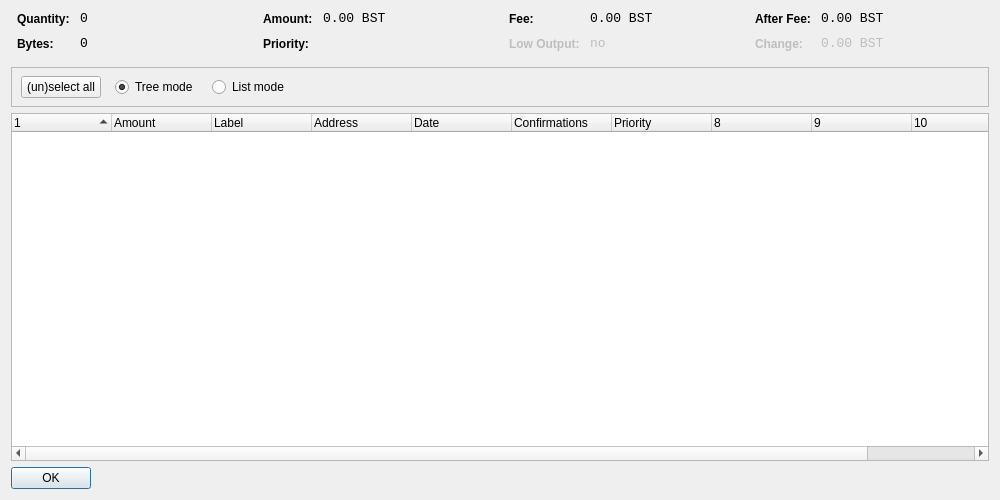
<?xml version="1.0" encoding="UTF-8"?>
<ui version="4.0">
 <class>CoinControlDialog</class>
 <widget class="QDialog" name="CoinControlDialog">
  <property name="geometry">
   <rect>
    <x>0</x>
    <y>0</y>
    <width>1000</width>
    <height>500</height>
   </rect>
  </property>
  <property name="windowTitle">
   <string>Coin Control</string>
  </property>
  <layout class="QVBoxLayout" name="verticalLayout">
   <item>
    <layout class="QHBoxLayout" name="horizontalLayoutTop" stretch="0,0,0,0">
     <property name="topMargin">
      <number>0</number>
     </property>
     <property name="bottomMargin">
      <number>10</number>
     </property>
     <item>
      <layout class="QFormLayout" name="formLayoutCoinControl1">
       <property name="horizontalSpacing">
        <number>10</number>
       </property>
       <property name="verticalSpacing">
        <number>10</number>
       </property>
       <property name="leftMargin">
        <number>6</number>
       </property>
       <property name="rightMargin">
        <number>6</number>
       </property>
       <item row="0" column="0">
        <widget class="QLabel" name="labelCoinControlQuantityText">
         <property name="styleSheet">
          <string notr="true">font-weight:bold;</string>
         </property>
         <property name="text">
          <string>Quantity:</string>
         </property>
        </widget>
       </item>
       <item row="0" column="1">
        <widget class="QLabel" name="labelCoinControlQuantity">
         <property name="font">
          <font>
           <family>Monospace</family>
           <pointsize>10</pointsize>
          </font>
         </property>
         <property name="cursor">
          <cursorShape>IBeamCursor</cursorShape>
         </property>
         <property name="contextMenuPolicy">
          <enum>Qt::ActionsContextMenu</enum>
         </property>
         <property name="text">
          <string notr="true">0</string>
         </property>
         <property name="textInteractionFlags">
          <set>Qt::LinksAccessibleByMouse|Qt::TextSelectableByKeyboard|Qt::TextSelectableByMouse</set>
         </property>
        </widget>
       </item>
       <item row="1" column="0">
        <widget class="QLabel" name="labelCoinControlBytesText">
         <property name="styleSheet">
          <string notr="true">font-weight:bold;</string>
         </property>
         <property name="text">
          <string>Bytes:</string>
         </property>
        </widget>
       </item>
       <item row="1" column="1">
        <widget class="QLabel" name="labelCoinControlBytes">
         <property name="font">
          <font>
           <family>Monospace</family>
           <pointsize>10</pointsize>
          </font>
         </property>
         <property name="cursor">
          <cursorShape>IBeamCursor</cursorShape>
         </property>
         <property name="contextMenuPolicy">
          <enum>Qt::ActionsContextMenu</enum>
         </property>
         <property name="text">
          <string notr="true">0</string>
         </property>
         <property name="textInteractionFlags">
          <set>Qt::LinksAccessibleByMouse|Qt::TextSelectableByKeyboard|Qt::TextSelectableByMouse</set>
         </property>
        </widget>
       </item>
      </layout>
     </item>
     <item>
      <layout class="QFormLayout" name="formLayoutCoinControl2">
       <property name="horizontalSpacing">
        <number>10</number>
       </property>
       <property name="verticalSpacing">
        <number>10</number>
       </property>
       <property name="leftMargin">
        <number>6</number>
       </property>
       <property name="rightMargin">
        <number>6</number>
       </property>
       <item row="0" column="0">
        <widget class="QLabel" name="labelCoinControlAmountText">
         <property name="styleSheet">
          <string notr="true">font-weight:bold;</string>
         </property>
         <property name="text">
          <string>Amount:</string>
         </property>
        </widget>
       </item>
       <item row="0" column="1">
        <widget class="QLabel" name="labelCoinControlAmount">
         <property name="font">
          <font>
           <family>Monospace</family>
           <pointsize>10</pointsize>
          </font>
         </property>
         <property name="cursor">
          <cursorShape>IBeamCursor</cursorShape>
         </property>
         <property name="contextMenuPolicy">
          <enum>Qt::ActionsContextMenu</enum>
         </property>
         <property name="text">
          <string notr="true">0.00 BST</string>
         </property>
         <property name="textInteractionFlags">
          <set>Qt::LinksAccessibleByMouse|Qt::TextSelectableByKeyboard|Qt::TextSelectableByMouse</set>
         </property>
        </widget>
       </item>
       <item row="1" column="0">
        <widget class="QLabel" name="labelCoinControlPriorityText">
         <property name="styleSheet">
          <string notr="true">font-weight:bold;</string>
         </property>
         <property name="text">
          <string>Priority:</string>
         </property>
        </widget>
       </item>
       <item row="1" column="1">
        <widget class="QLabel" name="labelCoinControlPriority">
         <property name="font">
          <font>
           <family>Monospace</family>
           <pointsize>10</pointsize>
          </font>
         </property>
         <property name="cursor">
          <cursorShape>IBeamCursor</cursorShape>
         </property>
         <property name="contextMenuPolicy">
          <enum>Qt::ActionsContextMenu</enum>
         </property>
         <property name="text">
          <string/>
         </property>
         <property name="textInteractionFlags">
          <set>Qt::LinksAccessibleByMouse|Qt::TextSelectableByKeyboard|Qt::TextSelectableByMouse</set>
         </property>
        </widget>
       </item>
      </layout>
     </item>
     <item>
      <layout class="QFormLayout" name="formLayoutCoinControl3">
       <property name="horizontalSpacing">
        <number>10</number>
       </property>
       <property name="verticalSpacing">
        <number>10</number>
       </property>
       <property name="leftMargin">
        <number>6</number>
       </property>
       <property name="rightMargin">
        <number>6</number>
       </property>
       <item row="0" column="0">
        <widget class="QLabel" name="labelCoinControlFeeText">
         <property name="styleSheet">
          <string notr="true">font-weight:bold;</string>
         </property>
         <property name="text">
          <string>Fee:</string>
         </property>
        </widget>
       </item>
       <item row="0" column="1">
        <widget class="QLabel" name="labelCoinControlFee">
         <property name="font">
          <font>
           <family>Monospace</family>
           <pointsize>10</pointsize>
          </font>
         </property>
         <property name="cursor">
          <cursorShape>IBeamCursor</cursorShape>
         </property>
         <property name="contextMenuPolicy">
          <enum>Qt::ActionsContextMenu</enum>
         </property>
         <property name="text">
          <string notr="true">0.00 BST</string>
         </property>
         <property name="textInteractionFlags">
          <set>Qt::LinksAccessibleByMouse|Qt::TextSelectableByKeyboard|Qt::TextSelectableByMouse</set>
         </property>
        </widget>
       </item>
       <item row="1" column="0">
        <widget class="QLabel" name="labelCoinControlLowOutputText">
         <property name="enabled">
          <bool>false</bool>
         </property>
         <property name="styleSheet">
          <string notr="true">font-weight:bold;</string>
         </property>
         <property name="text">
          <string>Low Output:</string>
         </property>
        </widget>
       </item>
       <item row="1" column="1">
        <widget class="QLabel" name="labelCoinControlLowOutput">
         <property name="enabled">
          <bool>false</bool>
         </property>
         <property name="font">
          <font>
           <family>Monospace</family>
           <pointsize>10</pointsize>
          </font>
         </property>
         <property name="cursor">
          <cursorShape>IBeamCursor</cursorShape>
         </property>
         <property name="contextMenuPolicy">
          <enum>Qt::ActionsContextMenu</enum>
         </property>
         <property name="text">
          <string notr="true">no</string>
         </property>
         <property name="textInteractionFlags">
          <set>Qt::LinksAccessibleByMouse|Qt::TextSelectableByKeyboard|Qt::TextSelectableByMouse</set>
         </property>
        </widget>
       </item>
      </layout>
     </item>
     <item>
      <layout class="QFormLayout" name="formLayoutCoinControl4">
       <property name="horizontalSpacing">
        <number>10</number>
       </property>
       <property name="verticalSpacing">
        <number>10</number>
       </property>
       <property name="leftMargin">
        <number>6</number>
       </property>
       <property name="rightMargin">
        <number>6</number>
       </property>
       <item row="0" column="0">
        <widget class="QLabel" name="labelCoinControlAfterFeeText">
         <property name="styleSheet">
          <string notr="true">font-weight:bold;</string>
         </property>
         <property name="text">
          <string>After Fee:</string>
         </property>
        </widget>
       </item>
       <item row="0" column="1">
        <widget class="QLabel" name="labelCoinControlAfterFee">
         <property name="font">
          <font>
           <family>Monospace</family>
           <pointsize>10</pointsize>
          </font>
         </property>
         <property name="cursor">
          <cursorShape>IBeamCursor</cursorShape>
         </property>
         <property name="contextMenuPolicy">
          <enum>Qt::ActionsContextMenu</enum>
         </property>
         <property name="text">
          <string notr="true">0.00 BST</string>
         </property>
         <property name="textInteractionFlags">
          <set>Qt::LinksAccessibleByMouse|Qt::TextSelectableByKeyboard|Qt::TextSelectableByMouse</set>
         </property>
        </widget>
       </item>
       <item row="1" column="0">
        <widget class="QLabel" name="labelCoinControlChangeText">
         <property name="enabled">
          <bool>false</bool>
         </property>
         <property name="styleSheet">
          <string notr="true">font-weight:bold;</string>
         </property>
         <property name="text">
          <string>Change:</string>
         </property>
        </widget>
       </item>
       <item row="1" column="1">
        <widget class="QLabel" name="labelCoinControlChange">
         <property name="enabled">
          <bool>false</bool>
         </property>
         <property name="font">
          <font>
           <family>Monospace</family>
           <pointsize>10</pointsize>
          </font>
         </property>
         <property name="cursor">
          <cursorShape>IBeamCursor</cursorShape>
         </property>
         <property name="contextMenuPolicy">
          <enum>Qt::ActionsContextMenu</enum>
         </property>
         <property name="text">
          <string notr="true">0.00 BST</string>
         </property>
         <property name="textInteractionFlags">
          <set>Qt::LinksAccessibleByMouse|Qt::TextSelectableByKeyboard|Qt::TextSelectableByMouse</set>
         </property>
        </widget>
       </item>
      </layout>
     </item>
    </layout>
   </item>
   <item>
    <widget class="QFrame" name="frame">
     <property name="minimumSize">
      <size>
       <width>0</width>
       <height>40</height>
      </size>
     </property>
     <property name="frameShape">
      <enum>QFrame::StyledPanel</enum>
     </property>
     <property name="frameShadow">
      <enum>QFrame::Sunken</enum>
     </property>
     <widget class="QWidget" name="horizontalLayoutWidget">
      <property name="geometry">
       <rect>
        <x>10</x>
        <y>0</y>
        <width>781</width>
        <height>41</height>
       </rect>
      </property>
      <layout class="QHBoxLayout" name="horizontalLayoutPanel" stretch="0,0,0,0,0">
       <property name="spacing">
        <number>14</number>
       </property>
       <item>
        <widget class="QPushButton" name="pushButtonSelectAll">
         <property name="sizePolicy">
          <sizepolicy hsizetype="Maximum" vsizetype="Fixed">
           <horstretch>0</horstretch>
           <verstretch>0</verstretch>
          </sizepolicy>
         </property>
         <property name="text">
          <string>(un)select all</string>
         </property>
        </widget>
       </item>
       <item>
        <widget class="QRadioButton" name="radioTreeMode">
         <property name="sizePolicy">
          <sizepolicy hsizetype="Maximum" vsizetype="Fixed">
           <horstretch>0</horstretch>
           <verstretch>0</verstretch>
          </sizepolicy>
         </property>
         <property name="text">
          <string>Tree mode</string>
         </property>
         <property name="checked">
          <bool>true</bool>
         </property>
        </widget>
       </item>
       <item>
        <widget class="QRadioButton" name="radioListMode">
         <property name="sizePolicy">
          <sizepolicy hsizetype="Maximum" vsizetype="Fixed">
           <horstretch>0</horstretch>
           <verstretch>0</verstretch>
          </sizepolicy>
         </property>
         <property name="text">
          <string>List mode</string>
         </property>
        </widget>
       </item>
       <item>
        <spacer name="horizontalSpacer">
         <property name="orientation">
          <enum>Qt::Horizontal</enum>
         </property>
         <property name="sizeHint" stdset="0">
          <size>
           <width>40</width>
           <height>20</height>
          </size>
         </property>
        </spacer>
       </item>
      </layout>
     </widget>
    </widget>
   </item>
   <item>
    <widget class="CoinControlTreeWidget" name="treeWidget">
     <property name="contextMenuPolicy">
      <enum>Qt::CustomContextMenu</enum>
     </property>
     <property name="sortingEnabled">
      <bool>false</bool>
     </property>
     <property name="columnCount">
      <number>11</number>
     </property>
     <attribute name="headerShowSortIndicator" stdset="0">
      <bool>true</bool>
     </attribute>
     <attribute name="headerStretchLastSection">
      <bool>false</bool>
     </attribute>
     <column>
      <property name="text">
       <string/>
      </property>
     </column>
     <column>
      <property name="text">
       <string>Amount</string>
      </property>
     </column>
     <column>
      <property name="text">
       <string>Label</string>
      </property>
     </column>
     <column>
      <property name="text">
       <string>Address</string>
      </property>
     </column>
     <column>
      <property name="text">
       <string>Date</string>
      </property>
     </column>
     <column>
      <property name="text">
       <string>Confirmations</string>
      </property>
      <property name="toolTip">
       <string>Confirmed</string>
      </property>
     </column>
     <column>
      <property name="text">
       <string>Priority</string>
      </property>
     </column>
     <column>
      <property name="text">
       <string/>
      </property>
     </column>
     <column>
      <property name="text">
       <string/>
      </property>
     </column>
     <column>
      <property name="text">
       <string/>
      </property>
     </column>
     <column>
      <property name="text">
       <string/>
      </property>
     </column>
    </widget>
   </item>
   <item>
    <widget class="QDialogButtonBox" name="buttonBox">
     <property name="sizePolicy">
      <sizepolicy hsizetype="Maximum" vsizetype="Fixed">
       <horstretch>0</horstretch>
       <verstretch>0</verstretch>
      </sizepolicy>
     </property>
     <property name="orientation">
      <enum>Qt::Horizontal</enum>
     </property>
     <property name="standardButtons">
      <set>QDialogButtonBox::Ok</set>
     </property>
    </widget>
   </item>
  </layout>
 </widget>
 <customwidgets>
  <customwidget>
   <class>CoinControlTreeWidget</class>
   <extends>QTreeWidget</extends>
   <header>coincontroltreewidget.h</header>
  </customwidget>
 </customwidgets>
 <resources/>
 <connections/>
</ui>
